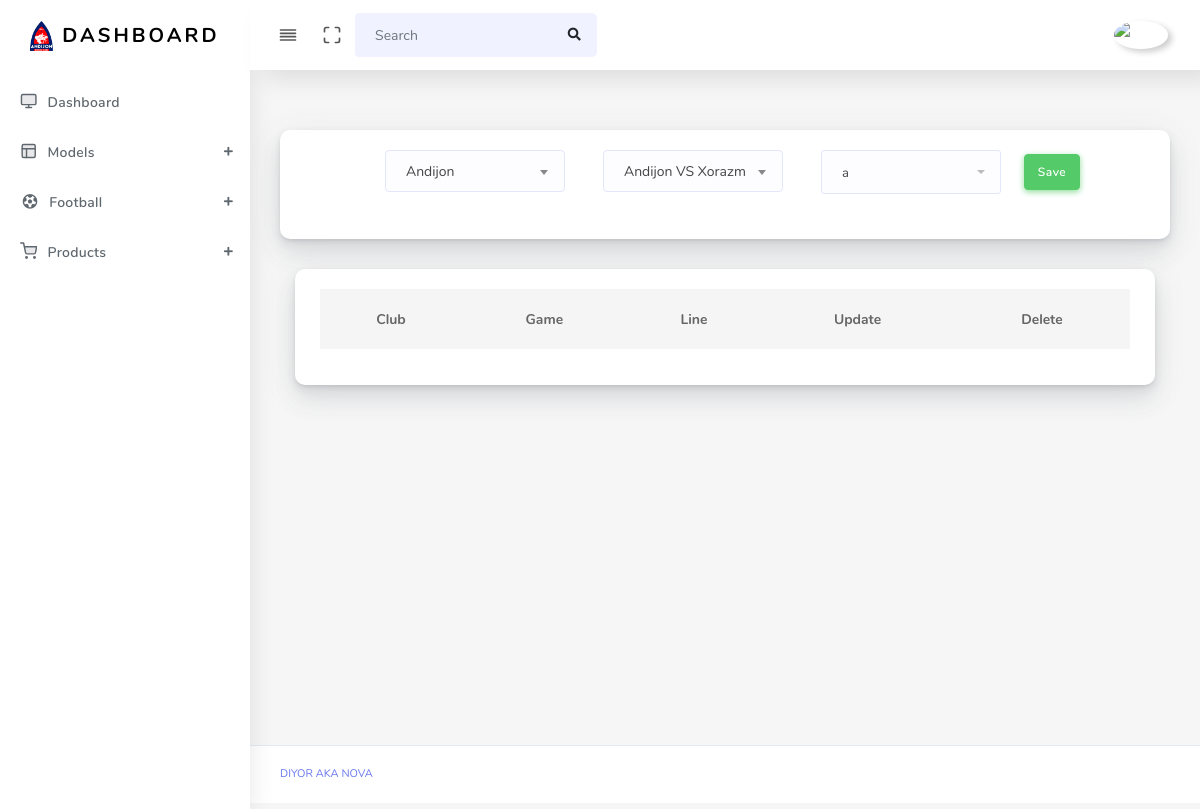
/line/ (signed in), run on an earlier commit of the app's database.
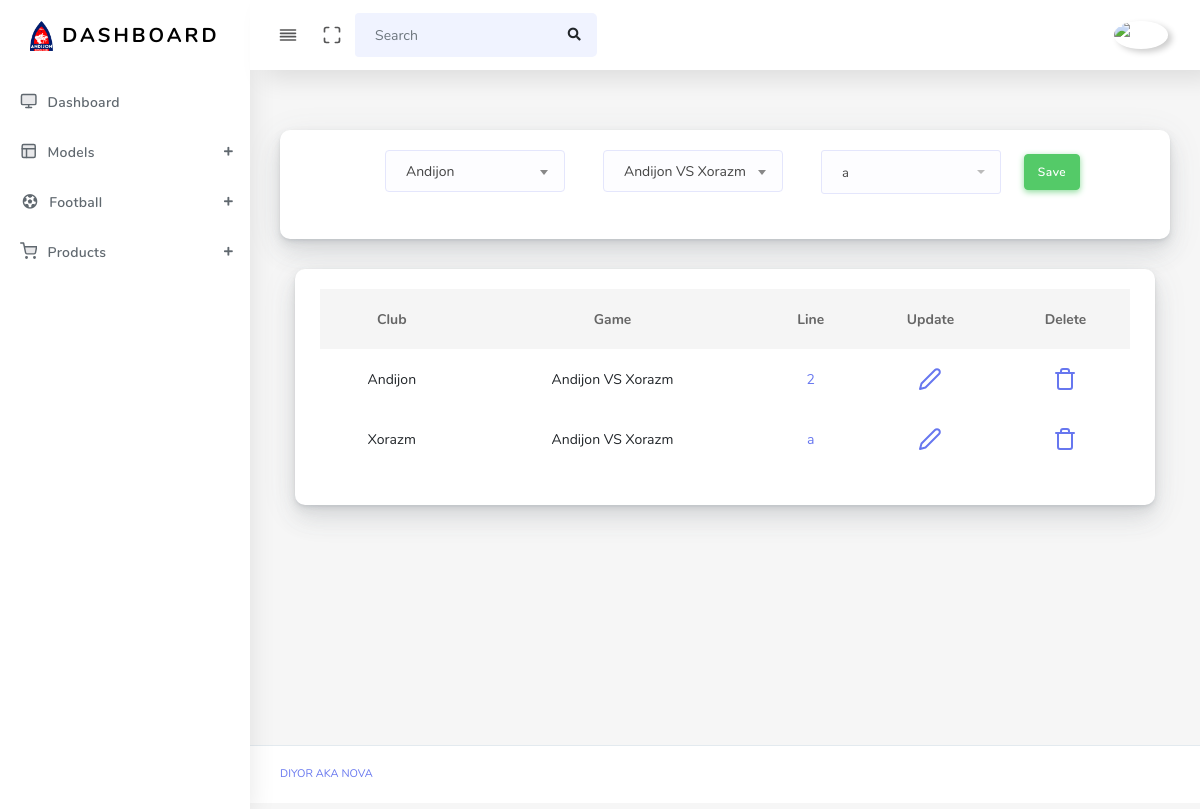
And on a later commit of the database.
### main/models.py (models this page shows, shortened)
class Player(models.Model):  # done
    club = models.ForeignKey(Club, on_delete=models.SET_NULL, null=True, blank=True)
    name = models.CharField(max_length=210)
    l_name = models.CharField(max_length=210)
    number = models.IntegerField(null=True, blank=True)
    position = models.IntegerField(choices=(
        (1, 'GK'),
        (2, 'RB'), (3, 'CB'), (4, 'LB'),
        (5, 'CMD'), (6, 'MD'),
        (7, 'RW'), (8, 'LW'), (9, 'ST'),
        (10, 'trainer'), (11, 'sub-trainer'), (12, 'analytic')
    ))
    is_staff = models.BooleanField(default=False)
    birth = models.DateField()
    img = models.ImageField(upload_to='players/')
    sub_on = models.IntegerField(default=0)
    sub_off = models.IntegerField(default=0)
    goals = models.IntegerField(default=0)
    minute = models.IntegerField(default=0)

class Line(models.Model):  # done
    club = models.ForeignKey(Club, on_delete=models.CASCADE)
    team = models.ManyToManyField(Player)
    game = models.ForeignKey(Game, on_delete=models.CASCADE)

class Club(models.Model):  # done
    name = models.CharField(max_length=210)
    logo = models.ImageField(upload_to='club/')
    league = models.ForeignKey(League, on_delete=models.SET_NULL, null=True, blank=True)

class Game(models.Model):  # done
    date = models.DateTimeField()
    status = models.IntegerField(choices=((1, 'not-started'), (2, 'playing'), (3, 'played')))
    guest = models.ForeignKey(Club, on_delete=models.CASCADE, related_name='guest')
    host = models.ForeignKey(Club, on_delete=models.CASCADE, related_name='host')
    guest_goal = models.IntegerField(default=0)
    host_goal = models.IntegerField(default=0)
    mvp = models.ForeignKey(Player, on_delete=models.SET_NULL, null=True, blank=True)

### main/views.py (the view, shortened to what this page needs)
# urls.py: path('line/', line_view, name='line'),
@login_required(login_url='login')
def line_view(request):
    context = {
        'line': Line.objects.all(),
        'club': Club.objects.all(),
        'game': Game.objects.all(),
        'players': Player.objects.all()
    }
    return render(request, 'line.html', context)

### templates/line.html (shortened to what this page needs)
{% extends 'base.html' %}
{% block content %}
<main class="main-content">
    <div class="section-body">
        <div class="row">
            <div class="col-lg-12">
                <div class="card">
                    <div class="card-body">
                        <form action="{% url 'line' %}" method="post" style="display:flex; justify-content: center;">
                             <div class="form-group col-3 mr-2">
                            </div>
                            <div class="form-group col-3 mr-2">
                            </div>
                            <div class="form-group col-3 mr-2" >
                                <select class="form-control selectric" name="player" multiple="">
                                    {% for i in players %}
                                        <option value="{{ i.id }}">{{ i.name }}</option>
                                    {% endfor %}
                                </select>
                            </div>
                            <div class="form-group mt-1 player-input">
                                <button class="btn btn-success">Save</button>
                            </div>
                        </form>
                    </div>
                </div>
            </div>
        </div>
    </div>
    <div class="col-12 col-md-12 col-lg-12">
        <div class="card">
            <div class="card-body">
                <table class="table table-hover" style="text-align: center">
                    <thead>
                        <tr>
                            <th scope="col">Club</th>
                            <th scope="col">Game</th>
                            <th scope="col">Line</th>
                            <th scope="col">Update</th>
                            <th scope="col">Delete</th>
                        </tr>
                    </thead>
                    <tbody>
                        {% for i in line %}
                            <tr>
                                <td>{{ i.club.name }}</td>
                                <td>{{ i.game.host.name }} VS {{ i.game.guest.name }}</td>
                                <td><a href="{% url 'get-line' i.id %}">{{ i.team.first.name }}</a></td>
                                <td><a href="{% url 'update-line' i.id %}"><i class="align-middle" data-feather="edit-2"></i></a></td>
                                <td><a href="{% url 'delete-line' i.id %}"><i class="align-middle" data-feather="trash"></i></a></td>
                            </tr>
                        {% endfor %}
                    </tbody>
                </table>
            </div>
        </div>
    </div>
</main>
{% endblock %}

What changed in the data, as far as the page shows it:
added Line: club.name "Andijon", game.host.name "Andijon", game.guest.name "Xorazm", team.first.name "2"
added Line: club.name "Xorazm", game.host.name "Andijon", game.guest.name "Xorazm", team.first.name "a"
